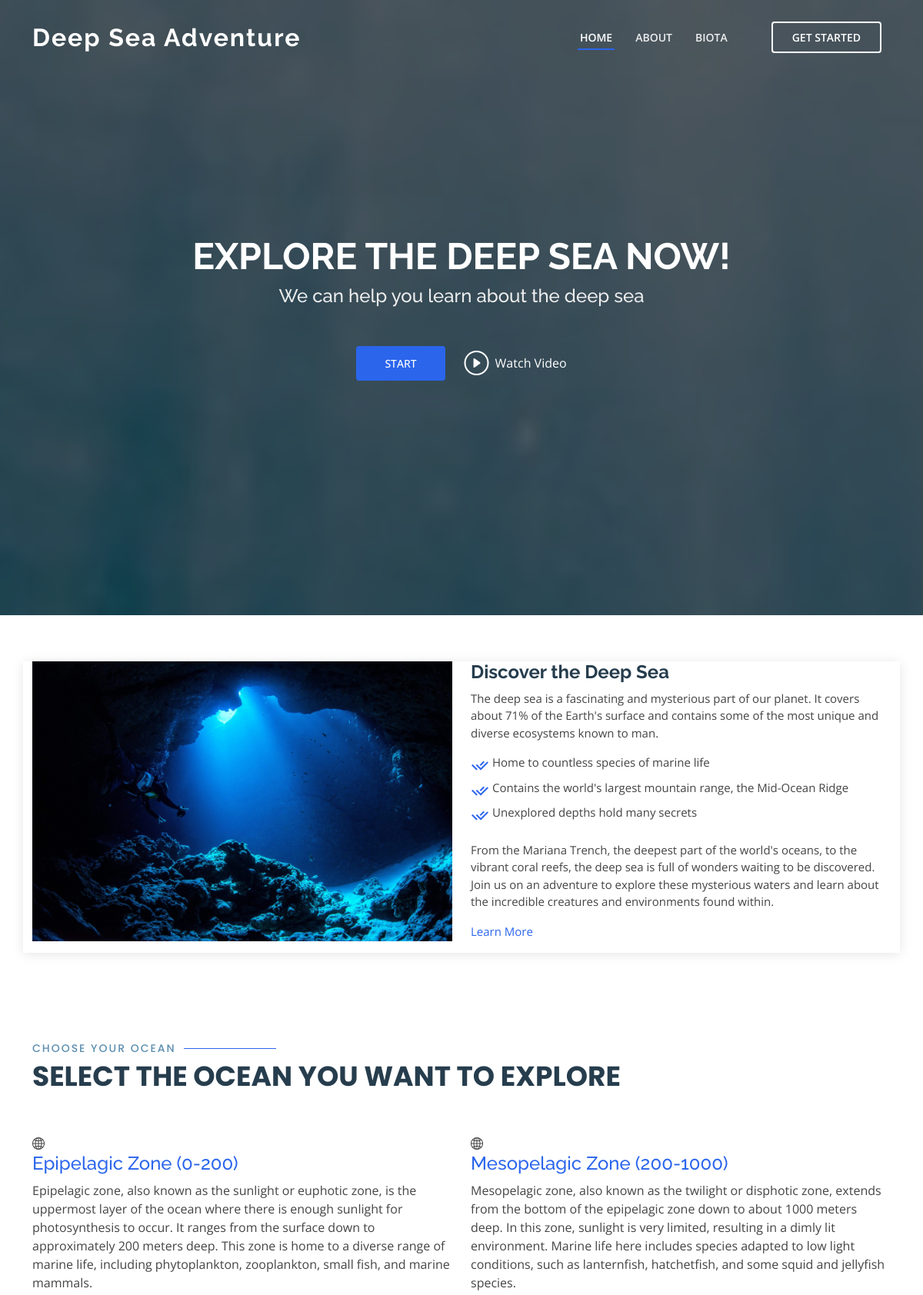
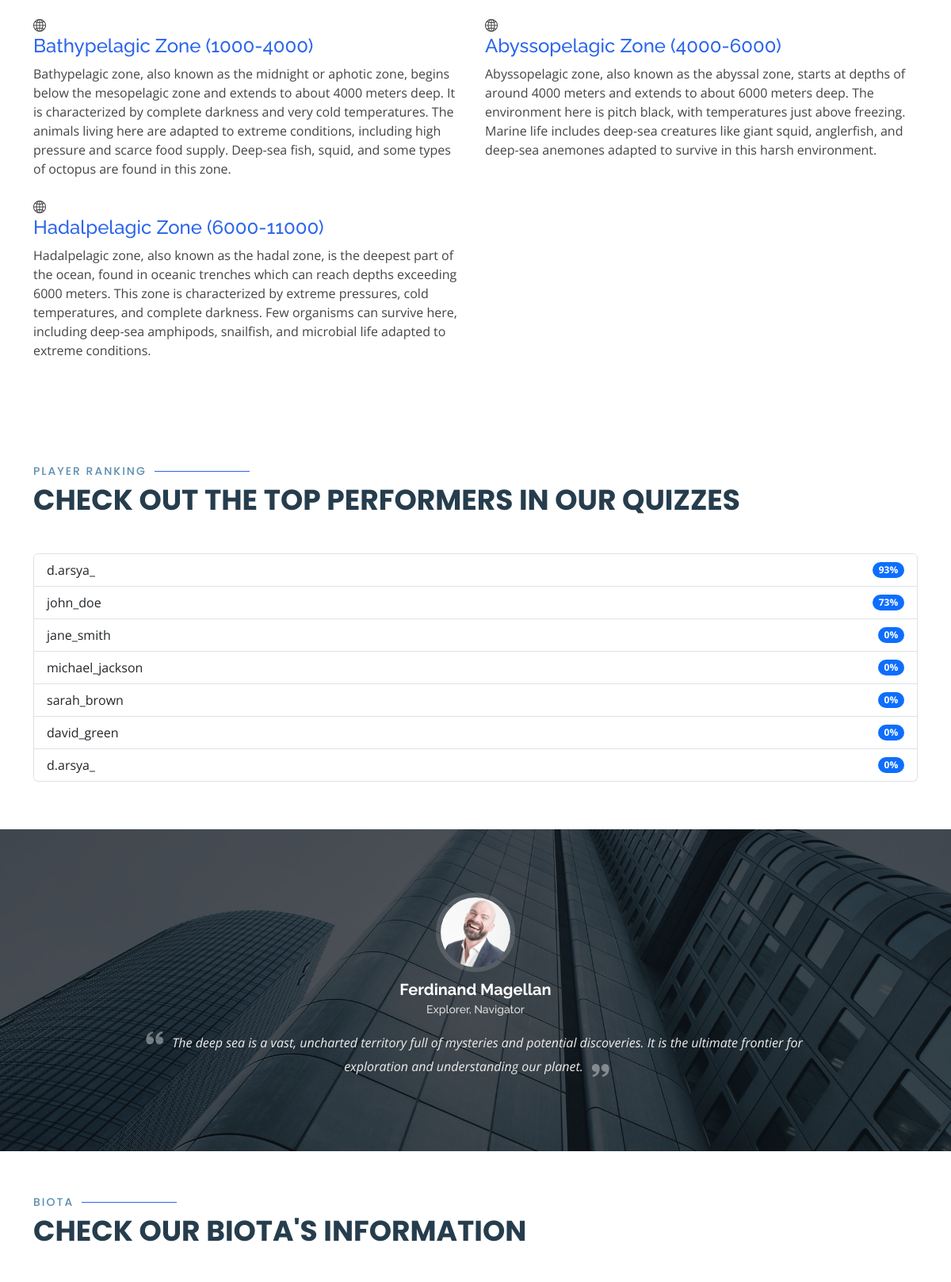
The page / (upper part) on the database its author committed (2 pictures, top to bottom).
### tables this page shows
CREATE TABLE `depth_zones` (
  `depth_zone_id` int(11) NOT NULL,
  `depth_zone_name` varchar(255) NOT NULL,
  `depth_zone_description` text DEFAULT NULL,
  `min_depth` float NOT NULL,
  `max_depth` float NOT NULL
);

CREATE TABLE `users` (
  `user_id` int(11) NOT NULL,
  `username` varchar(100) NOT NULL,
  `user_email` varchar(255) NOT NULL,
  `user_progress` float DEFAULT NULL
);

### functions/functions.php (called while the page is built, shortened)
<?php
include_once "conn.php";
function getDepths(){
    global $mysql;
    $allData = [];
    $query = "SELECT * FROM depth_zones";
    $res = mysqli_query($mysql,$query);
    while($row=mysqli_fetch_assoc($res)){
        $allData[] = $row;
    }
    return $allData;
}
function getPlayers(){
    global $mysql;
    $allData = [];
    $query = "SELECT * FROM users ORDER BY user_progress DESC LIMIT 10";
    $res = mysqli_query($mysql,$query);
    while($row=mysqli_fetch_assoc($res)){
        $allData[] = $row;
    }
    return $allData;
}

### index.php (the view, shortened to what this page needs)
<?php
include_once "functions/functions.php";
$depths = getDepths();
$players = getPlayers();
?>
<!DOCTYPE html>
<html lang="en">
<head>
  <link href="assets/vendor/aos/aos.css" rel="stylesheet">
  <link href="assets/vendor/bootstrap/css/bootstrap.min.css" rel="stylesheet">
  <link href="assets/vendor/bootstrap-icons/bootstrap-icons.css" rel="stylesheet">
  <link href="assets/vendor/boxicons/css/boxicons.min.css" rel="stylesheet">
  <link href="assets/vendor/glightbox/css/glightbox.min.css" rel="stylesheet">
  <link href="assets/vendor/remixicon/remixicon.css" rel="stylesheet">
  <link href="assets/vendor/swiper/swiper-bundle.min.css" rel="stylesheet">
  <link href="assets/css/style.css" rel="stylesheet">
</head>
<body>
  <header id="header" class="fixed-top ">
    <div class="container d-flex align-items-center justify-content-between">
      <h1 class="logo"><a href="./">Deep Sea Adventure</a></h1>
      <nav id="navbar" class="navbar">
        <ul>
          <li><a class="nav-link scrollto active" href="#hero">Home</a></li>
          <li><a class="nav-link scrollto" href="#about">About</a></li>
          <li><a class="nav-link scrollto " href="#portfolio">Biota</a></li>
          <li><a class="getstarted scrollto" href="ocean/">
            <?php
            if(isset($_COOKIE["user_id"])){
              echo getName($_COOKIE["user_id"]);
            }else{
              echo "Get Started";
            }
            ?>
          </a></li>
        </ul>
      </nav>
    </div>
  </header>
  <section id="hero">
    <div class="hero-container" data-aos="fade-up">
      <h1>Explore the Deep Sea Now!</h1>
      <h2>We can help you learn about the deep sea</h2>
      <div class="d-flex">
        <a href="#about" class="btn-get-started scrollto">Start</a>
        <a href="https://youtu.be/PaErPyEnDvk?si=6JrmYhpU0WGnpSSM" class="glightbox btn-watch-video"><i class="bi bi-play-circle"></i><span>Watch Video</span></a>
      </div>
    </div>
  </section>
  <main id="main">
    <section id="about" class="about">
      <div class="container" data-aos="fade-up">
        <div class="row">
          <div class="col-lg-6 video-box align-self-baseline" data-aos="zoom-in" data-aos-delay="100">
            <img src="assets/img/about.jpg" class="img-fluid" alt="">
          </div>
          <div class="col-lg-6 pt-3 pt-lg-0 content">
            <h3>Discover the Deep Sea</h3>
            <p>
              The deep sea is a fascinating and mysterious part of our planet. It covers about 71% of the Earth's surface and contains some of the most unique and diverse ecosystems known to man.
            </p>
            <ul>
              <li><i class="ri-check-double-line"></i> Home to countless species of marine life</li>
              <li><i class="ri-check-double-line"></i> Contains the world's largest mountain range, the Mid-Ocean Ridge</li>
              <li><i class="ri-check-double-line"></i> Unexplored depths hold many secrets</li>
            </ul>
            <p>
              From the Mariana Trench, the deepest part of the world's oceans, to the vibrant coral reefs, the deep sea is full of wonders waiting to be discovered. Join us on an adventure to explore these mysterious waters and learn about the incredible creatures and environments found within.
            </p>
            <a href="#map" class="btn-learn-more">Learn More</a>
          </div>
        </div>
      </div>
    </section>
    <section id="map" class="map">
      <div class="container" data-aos="fade-up">
        <div class="section-title">
          <h2>Choose Your Ocean</h2>
          <p>Select the ocean you want to explore</p>
        </div>
        <div class="row">
          <?php foreach($depths as $depth):?>
          <div class="col-lg-6 mt-lg-2">
            <div class="icon-box" data-aos="fade-up" data-aos-delay="100">
              <i class="bi bi-globe2"></i>
              <h4><a href=""><?= $depth["depth_zone_name"]?> (<?= $depth["min_depth"]?>-<?= $depth["max_depth"]?>)</a></h4>
              <p><?= $depth["depth_zone_description"]?></p>
            </div>
          </div>
          <?php endforeach;?>
        </div>
      </div>
    </section>
    <section id="ranking" class="ranking">
      <div class="container" data-aos="fade-up">
        <div class="section-title">
          <h2>Player Ranking</h2>
          <p>Check out the top performers in our quizzes</p>
        </div>
        <div class="row">
          <div class="col-lg-12">
            <ul class="list-group">
              <?php foreach($players as $player):?>
              <li class="list-group-item d-flex justify-content-between align-items-center">
                <?=$player["username"]?>
                <span class="badge bg-primary rounded-pill"><?=intval($player["user_progress"]*100)?>%</span>
              </li>
              <?php endforeach;?>
            </ul>
          </div>
        </div>
      </div>
    </section>
    <section id="testimonials" class="testimonials">
      <div class="container" data-aos="zoom-in">
        <div class="testimonials-slider swiper" data-aos="fade-up" data-aos-delay="100">
          <div class="swiper-wrapper">
            <div class="swiper-slide">
              <div class="testimonial-item">
                <img src="assets/img/testimonials/testimonials-1.jpg" class="testimonial-img" alt="">
                <h3>Ferdinand Magellan</h3>
                <h4>Explorer, Navigator</h4>
                <p>
                  <i class="bx bxs-quote-alt-left quote-icon-left"></i>
                  The deep sea is a vast, uncharted territory full of mysteries and potential discoveries. It is the ultimate frontier for exploration and understanding our planet.
                  <i class="bx bxs-quote-alt-right quote-icon-right"></i>
                </p>
              </div>
            </div>
        </div>
      </div>
    </section>
    <section id="portfolio" class="portfolio">
      <div class="container" data-aos="fade-up">
        <div class="section-title">
          <h2>Biota</h2>
          <p>Check our Biota's Information</p>
        </div>
      </div>
    </section>
  </main>
</body>
</html>

### rows shown on the page
depth_zones: depth_zone_name "Epipelagic Zone", min_depth "0", max_depth "200", depth_zone_description "Epipelagic zone, also known as the sunlight or euphotic zone, is the uppermost layer of the ocean where there is enough sunlight for photosynthesis to occur. It ranges from the surface down to approximately 200 meters deep. This zone is home to a diverse range of marine life, including phytoplankton, zooplankton, small fish, and marine mammals."
depth_zones: depth_zone_name "Mesopelagic Zone", min_depth "200", max_depth "1000", depth_zone_description "Mesopelagic zone, also known as the twilight or disphotic zone, extends from the bottom of the epipelagic zone down to about 1000 meters deep. In this zone, sunlight is very limited, resulting in a dimly lit environment. Marine life here includes species adapted to low light conditions, such as lanternfish, hatchetfish, and some squid and jellyfish species."
depth_zones: depth_zone_name "Bathypelagic Zone", min_depth "1000", max_depth "4000", depth_zone_description "Bathypelagic zone, also known as the midnight or aphotic zone, begins below the mesopelagic zone and extends to about 4000 meters deep. It is characterized by complete darkness and very cold temperatures. The animals living here are adapted to extreme conditions, including high pressure and scarce food supply. Deep-sea fish, squid, and some types of octopus are found in this zone."
depth_zones: depth_zone_name "Abyssopelagic Zone", min_depth "4000", max_depth "6000", depth_zone_description "Abyssopelagic zone, also known as the abyssal zone, starts at depths of around 4000 meters and extends to about 6000 meters deep. The environment here is pitch black, with temperatures just above freezing. Marine life includes deep-sea creatures like giant squid, anglerfish, and deep-sea anemones adapted to survive in this harsh environment."
depth_zones: depth_zone_name "Hadalpelagic Zone", min_depth "6000", max_depth "11000", depth_zone_description "Hadalpelagic zone, also known as the hadal zone, is the deepest part of the ocean, found in oceanic trenches which can reach depths exceeding 6000 meters. This zone is characterized by extreme pressures, cold temperatures, and complete darkness. Few organisms can survive here, including deep-sea amphipods, snailfish, and microbial life adapted to extreme conditions."
users: username "d.arsya_", $player['user_progress']*100 "93"
users: username "john_doe", $player['user_progress']*100 "73"
users: username "jane_smith", $player['user_progress']*100 "0"
users: username "michael_jackson", $player['user_progress']*100 "0"
users: username "sarah_brown", $player['user_progress']*100 "0"
users: username "david_green", $player['user_progress']*100 "0"
users: username "d.arsya_", $player['user_progress']*100 "0"
